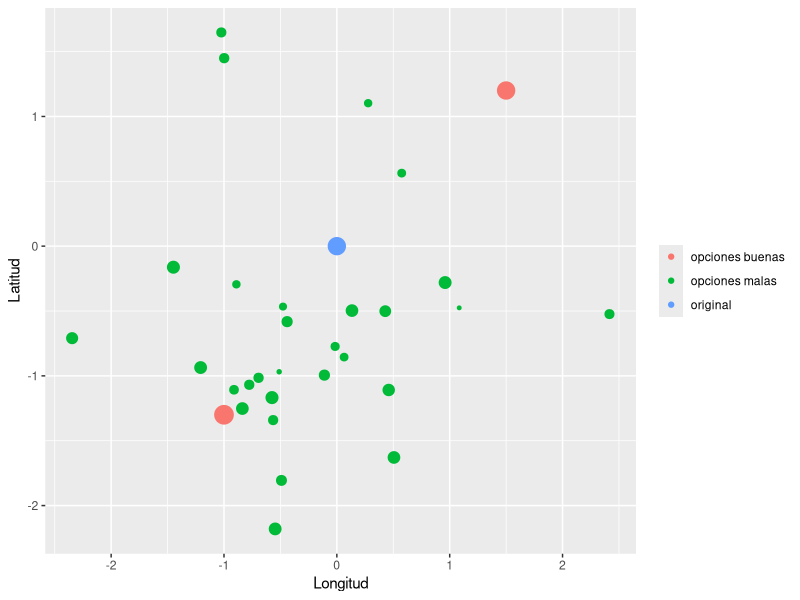
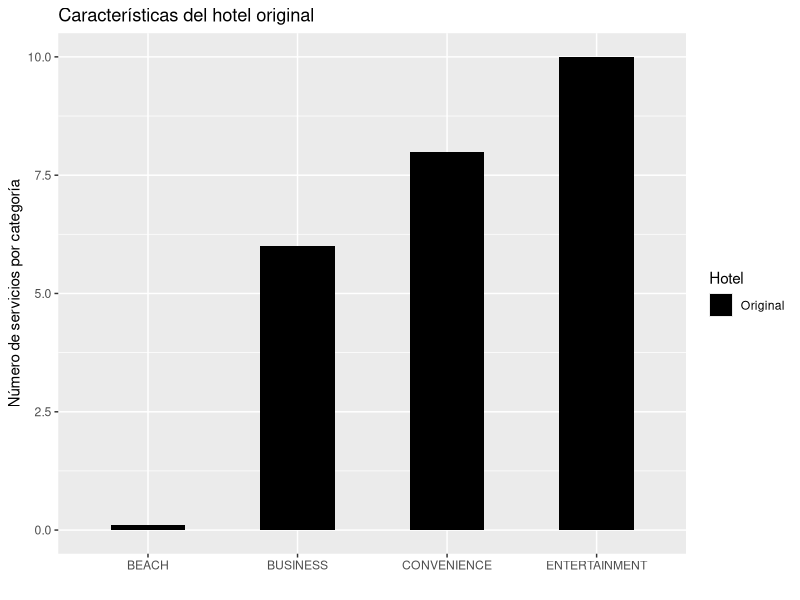
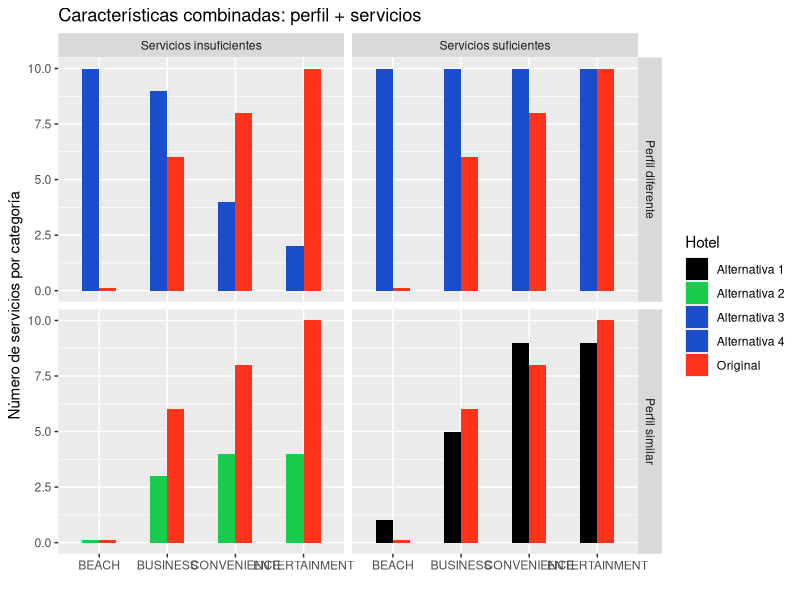

These figures' R source, in order:
## ---- chunk 1
library(Matrix)
library(dplyr)
library(tidyr)
library(ggplot2)
library(knitr)
#setwd("C:/Users/bmxddt005062/Documents/recomendacion_de_hoteles")
# # Servicios
# load('datos/hoteles_servicios_mex.Rdata')
# # Categorias
# load('datos/hoteles_servicios_categorias_mex.Rdata')
# # Precios, comentarios, geolocalizacion
# load('datos/hoteles_precios_comentarios_geo_mex.Rdata')
## ---- chunk 2
set.seed(1234)
x2 <- data.frame(x=c(0,rnorm(29),1.5,-1), y=c(0,rnorm(29),1.2,-1.3), s=c(5,2*runif(29),5,6), col=c('original',rep('opciones malas',29), 'opciones buenas', 'opciones buenas'))
qplot(x,y,data=x2,size=s,color=col) +
  scale_size_continuous(guide=FALSE) +
  guides(color=guide_legend(title=NULL)) +
  labs(x='Longitud', y='Latitud')
#ggsave('documentacion/graficas/cercania.png')
## ---- chunk 3

aux <- data.frame(x = c('BEACH','BUSINESS','ENTERTAINMENT','CONVENIENCE'),
                y = c(0.1,6,10,8),
                Hotel = rep('Original', 4))

ggplot(aux) +
  geom_bar(aes(x,y,fill=Hotel), stat='identity', position='dodge', width=0.5) +
  scale_fill_manual(values = 'black') +
  labs(title='Características del hotel original', x='', y='Número de servicios por categoría')

## ---- chunk 4

x <- data.frame(x = c('BEACH','BUSINESS','ENTERTAINMENT','CONVENIENCE'),
                y = c(0.1,6,10,8),
                Hotel = rep('Original', 4))
y <- data.frame(x = c('BEACH','BUSINESS','ENTERTAINMENT','CONVENIENCE'),
                y = c(1,5,9,9),
                Hotel = rep('Alternativa 1', 4))
z <- data.frame(x = c('BEACH','BUSINESS','ENTERTAINMENT','CONVENIENCE'),
                y = c(0.1,3,4,4),
                Hotel = rep('Alternativa 2', 4))
v <- data.frame(x = c('BEACH','BUSINESS','ENTERTAINMENT','CONVENIENCE'),
                y = c(10,10,10,10),
                Hotel = rep('Alternativa 3', 4))
w <- data.frame(x = c('BEACH','BUSINESS','ENTERTAINMENT','CONVENIENCE'),
                y = c(10,9,2,4),
                Hotel = rep('Alternativa 4', 4))

aux <- rbind(
  cbind(x,div='Perfil similar', hinge='Servicios suficientes'),
  cbind(y,div='Perfil similar', hinge='Servicios suficientes'),
  cbind(x,div='Perfil similar', hinge='Servicios insuficientes'),
  cbind(z,div='Perfil similar', hinge='Servicios insuficientes'),
  cbind(x,div='Perfil diferente', hinge='Servicios suficientes'),
  cbind(v,div='Perfil diferente', hinge='Servicios suficientes'),
  cbind(x,div='Perfil diferente', hinge='Servicios insuficientes'),
  cbind(w,div='Perfil diferente', hinge='Servicios insuficientes'))

ggplot(aux) +
  geom_bar(aes(x,y,fill=Hotel), stat='identity', position='dodge', width=0.5) +
  scale_fill_manual(values = c('black', rgb(0.1,0.8,0.3),
                               rgb(0.1,0.3,0.8), rgb(0.1,0.3,0.8), rgb(1,0.2,0.1))) +
  facet_grid(div ~ hinge) +
  labs(title='Características combinadas: perfil + servicios', x='', y='Número de servicios por categoría')

